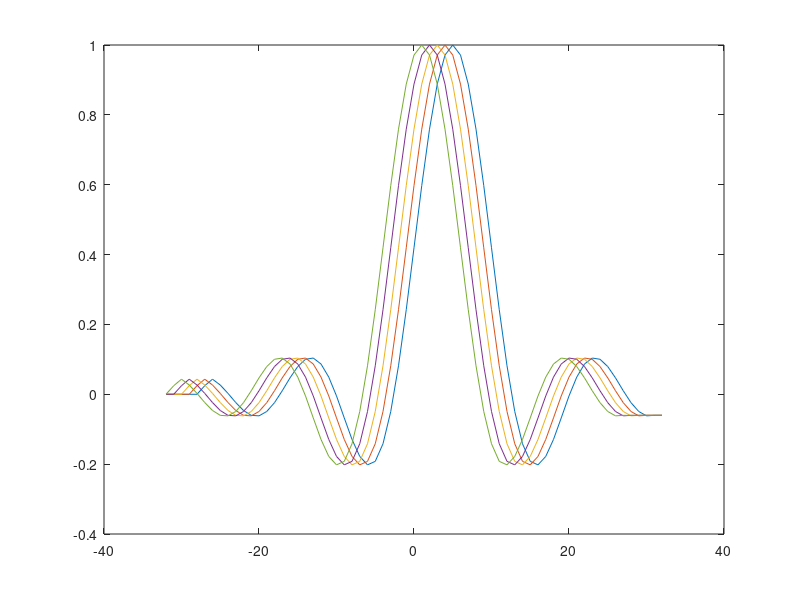

MATLAB code to generate this figure:
clc;clear
sampleLength = 65;
gT = [0.0246139202019656,0.0432462758612700,0.0265323999630048,0.00255140718742632,-0.0236400426379905,-0.0463421139209652,-0.0603017396791094,-0.0617538109849272,-0.0492278404039311,-0.0239698751456852,0.0101094688655711,0.0469728288421914,0.0794107058213114,0.100271810491069,0.103776871184869,0.0867018019583007,0.0492278404039311,-0.00469950869285223,-0.0675902605530164,-0.129209303830508,-0.177866386629174,-0.202028690296086,-0.192031845581267,-0.141641231286020,-0.0492278404039311,0.0816291513327889,0.242224116394806,0.419506962722409,0.597481803243887,0.759049258400532,0.888053149001211,0.971259356553194,1,0.971259356553194,0.888053149001211,0.759049258400532,0.597481803243887,0.419506962722409,0.242224116394806,0.0816291513327889,-0.0492278404039311,-0.141641231286020,-0.192031845581267,-0.202028690296086,-0.177866386629174,-0.129209303830508,-0.0675902605530164,-0.00469950869285227,0.0492278404039311,0.0867018019583006,0.103776871184869,0.100271810491069,0.0794107058213114,0.0469728288421914,0.0101094688655711,-0.0239698751456852,-0.0492278404039311,-0.0617538109849272,-0.0603017396791094,-0.0463421139209651,-0.0236400426379905,0.00255140718742636,0.0265323999630048,0.0432462758612700,0.0246139202019656];
t = -floor(sampleLength/2):floor(sampleLength/2);
sampleshift = 6;
gTShift = [gT(sampleshift+1:end),zeros(1,sampleshift)];
gTNegShift = [zeros(1,abs(sampleshift)), gT(1:end-sampleshift)];
gTShift=gTNegShift;
plot(t,gT)
hold on
plot(t,gTShift)
legend("Original", "Shifted")
hold off
i=0;
maxErr=0.03;
err=gTShift(32)-gTShift(34);
while(abs(err)>maxErr)
   
   if(err>0) %early
       gTShift(2:end) = gTShift(1:end-1);
   else %late
       gTShift(1:end-1) = gTShift(2:end);
   end
   plot(t,gTShift);
   hold on
   i=i+1;
   err=gTShift(33)-gTShift(34);
end
